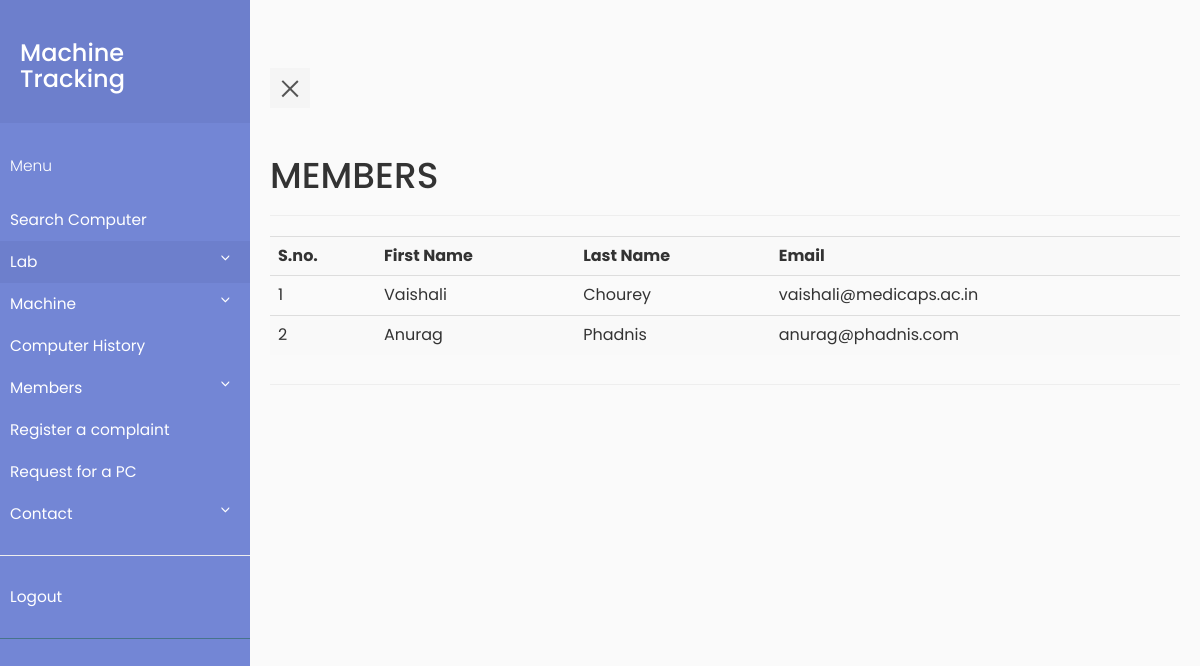
Screenshot of /MachineTracking/view_member.php (signed in) with the database file from the repository.
### tables this page shows
CREATE TABLE `member` (
  `member_id` int(11) NOT NULL,
  `id` varchar(30) DEFAULT NULL,
  `first_name` varchar(30) DEFAULT NULL,
  `last_name` varchar(30) DEFAULT NULL,
  `email` varchar(50) DEFAULT NULL,
  `pass_word` varchar(512) DEFAULT NULL,
  `role` int(5) DEFAULT NULL,
  `contact_no` int(13) DEFAULT NULL
);

### MachineTracking/view_member.php (the view, shortened to what this page needs)
<?php
    require_once "pdo.php";
?>
<html>
<head>
    <link rel="stylesheet" type="text/css" href="https://maxcdn.bootstrapcdn.com/bootstrap/3.3.7/css/bootstrap.min.css" >
    <link rel="stylesheet" type="text/css" href="style5.css">
</head>
<body>
                  <div class="wrapper">
       <?php include "navbar.php" ;?>
    <div class="container-fluid row" id="container">
    <div class="page-header">
    <h1>MEMBERS</h1>
    </div>
    <?php
        $stmtcnt = $pdo->query("SELECT COUNT(*) FROM member ");
        $row = $stmtcnt->fetch(PDO::FETCH_ASSOC);
        if($row['COUNT(*)']!=='0')
        {
            $i=1;
            $stmtread = $pdo->query("SELECT * FROM member ORDER BY id");
            echo ("<table class=\"table table-striped\">
                <tr> <th>S.no.</th><th>First Name</th><th>Last Name</th><th>Email</th> </tr>");
            while ( $row = $stmtread->fetch(PDO::FETCH_ASSOC) )
            {
                echo ("<tr>");
                echo ("<td>");
                echo($i);
                echo("</td>");
                echo ("<td>");
                echo(htmlentities($row['first_name']));
                echo ("</td>");
                echo ("<td>");
                echo(htmlentities($row['last_name']));
                echo ("</td>");
                echo ("<td>");
                echo(htmlentities($row['email']));
                echo ("</td>");
                $i++;
            }
            echo('</table>');
        }
    ?>
    </div>
</div>
</body>
</html>

### MachineTracking/style5.css (style rules this page uses)
body { font-family: 'Poppins', sans-serif; background: #fafafa; }
.wrapper { display: flex; align-items: stretch; perspective: 1500px; }

### rows the page displays
member: first_name "Vaishali", last_name "Chourey", email "vaishali@medicaps.ac.in"
member: first_name "Anurag", last_name "Phadnis", email "anurag@phadnis.com"
